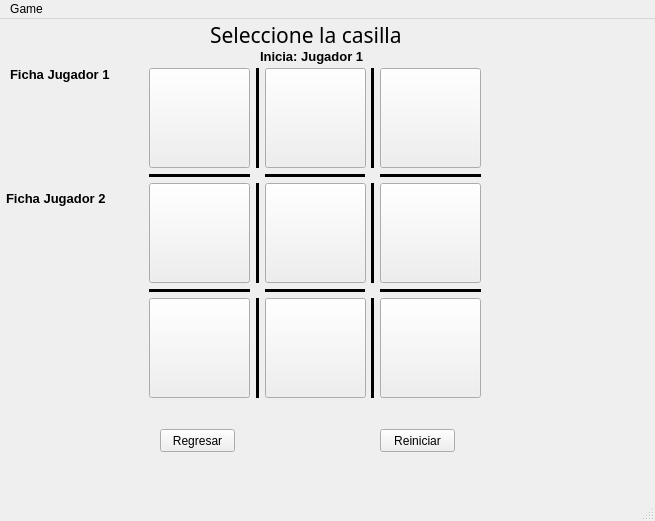
<?xml version="1.0" encoding="UTF-8"?>
<ui version="4.0">
 <class>MainWindow</class>
 <widget class="QMainWindow" name="MainWindow">
  <property name="geometry">
   <rect>
    <x>0</x>
    <y>0</y>
    <width>655</width>
    <height>521</height>
   </rect>
  </property>
  <property name="windowTitle">
   <string>MainWindow</string>
  </property>
  <widget class="QWidget" name="centralwidget">
   <widget class="QFrame" name="gridFrame">
    <property name="geometry">
     <rect>
      <x>140</x>
      <y>40</y>
      <width>350</width>
      <height>350</height>
     </rect>
    </property>
    <layout class="QGridLayout" name="gridLayout">
     <item row="1" column="4">
      <widget class="Line" name="line_e">
       <property name="frameShadow">
        <enum>QFrame::Plain</enum>
       </property>
       <property name="lineWidth">
        <number>8</number>
       </property>
       <property name="orientation">
        <enum>Qt::Horizontal</enum>
       </property>
      </widget>
     </item>
     <item row="3" column="2">
      <widget class="Line" name="line_i">
       <property name="frameShadow">
        <enum>QFrame::Plain</enum>
       </property>
       <property name="lineWidth">
        <number>8</number>
       </property>
       <property name="orientation">
        <enum>Qt::Horizontal</enum>
       </property>
      </widget>
     </item>
     <item row="3" column="4">
      <widget class="Line" name="line_j">
       <property name="frameShadow">
        <enum>QFrame::Plain</enum>
       </property>
       <property name="lineWidth">
        <number>8</number>
       </property>
       <property name="orientation">
        <enum>Qt::Horizontal</enum>
       </property>
      </widget>
     </item>
     <item row="4" column="3">
      <widget class="Line" name="line_l">
       <property name="frameShadow">
        <enum>QFrame::Plain</enum>
       </property>
       <property name="lineWidth">
        <number>8</number>
       </property>
       <property name="orientation">
        <enum>Qt::Vertical</enum>
       </property>
      </widget>
     </item>
     <item row="3" column="0">
      <widget class="Line" name="line_h">
       <property name="frameShadow">
        <enum>QFrame::Plain</enum>
       </property>
       <property name="lineWidth">
        <number>8</number>
       </property>
       <property name="orientation">
        <enum>Qt::Horizontal</enum>
       </property>
      </widget>
     </item>
     <item row="2" column="3">
      <widget class="Line" name="line_g">
       <property name="frameShadow">
        <enum>QFrame::Plain</enum>
       </property>
       <property name="lineWidth">
        <number>8</number>
       </property>
       <property name="orientation">
        <enum>Qt::Vertical</enum>
       </property>
      </widget>
     </item>
     <item row="1" column="2">
      <widget class="Line" name="line_d">
       <property name="frameShadow">
        <enum>QFrame::Plain</enum>
       </property>
       <property name="lineWidth">
        <number>8</number>
       </property>
       <property name="orientation">
        <enum>Qt::Horizontal</enum>
       </property>
      </widget>
     </item>
     <item row="2" column="1">
      <widget class="Line" name="line_f">
       <property name="frameShadow">
        <enum>QFrame::Plain</enum>
       </property>
       <property name="lineWidth">
        <number>8</number>
       </property>
       <property name="orientation">
        <enum>Qt::Vertical</enum>
       </property>
      </widget>
     </item>
     <item row="4" column="1">
      <widget class="Line" name="line_k">
       <property name="frameShadow">
        <enum>QFrame::Plain</enum>
       </property>
       <property name="lineWidth">
        <number>8</number>
       </property>
       <property name="orientation">
        <enum>Qt::Vertical</enum>
       </property>
      </widget>
     </item>
     <item row="0" column="1">
      <widget class="Line" name="line_a">
       <property name="frameShadow">
        <enum>QFrame::Plain</enum>
       </property>
       <property name="lineWidth">
        <number>8</number>
       </property>
       <property name="orientation">
        <enum>Qt::Vertical</enum>
       </property>
      </widget>
     </item>
     <item row="1" column="0">
      <widget class="Line" name="line_c">
       <property name="frameShadow">
        <enum>QFrame::Plain</enum>
       </property>
       <property name="lineWidth">
        <number>8</number>
       </property>
       <property name="orientation">
        <enum>Qt::Horizontal</enum>
       </property>
      </widget>
     </item>
     <item row="0" column="3">
      <widget class="Line" name="line_b">
       <property name="frameShadow">
        <enum>QFrame::Plain</enum>
       </property>
       <property name="lineWidth">
        <number>8</number>
       </property>
       <property name="orientation">
        <enum>Qt::Vertical</enum>
       </property>
      </widget>
     </item>
     <item row="4" column="4">
      <widget class="QPushButton" name="button_22">
       <property name="minimumSize">
        <size>
         <width>101</width>
         <height>100</height>
        </size>
       </property>
       <property name="cursor">
        <cursorShape>PointingHandCursor</cursorShape>
       </property>
       <property name="text">
        <string/>
       </property>
       <property name="iconSize">
        <size>
         <width>64</width>
         <height>64</height>
        </size>
       </property>
      </widget>
     </item>
     <item row="4" column="2">
      <widget class="QPushButton" name="button_21">
       <property name="minimumSize">
        <size>
         <width>101</width>
         <height>100</height>
        </size>
       </property>
       <property name="cursor">
        <cursorShape>PointingHandCursor</cursorShape>
       </property>
       <property name="text">
        <string/>
       </property>
       <property name="iconSize">
        <size>
         <width>64</width>
         <height>64</height>
        </size>
       </property>
      </widget>
     </item>
     <item row="4" column="0">
      <widget class="QPushButton" name="button_20">
       <property name="minimumSize">
        <size>
         <width>101</width>
         <height>100</height>
        </size>
       </property>
       <property name="cursor">
        <cursorShape>PointingHandCursor</cursorShape>
       </property>
       <property name="text">
        <string/>
       </property>
       <property name="iconSize">
        <size>
         <width>64</width>
         <height>64</height>
        </size>
       </property>
      </widget>
     </item>
     <item row="2" column="4">
      <widget class="QPushButton" name="button_12">
       <property name="minimumSize">
        <size>
         <width>101</width>
         <height>100</height>
        </size>
       </property>
       <property name="cursor">
        <cursorShape>PointingHandCursor</cursorShape>
       </property>
       <property name="text">
        <string/>
       </property>
       <property name="iconSize">
        <size>
         <width>64</width>
         <height>64</height>
        </size>
       </property>
      </widget>
     </item>
     <item row="2" column="2">
      <widget class="QPushButton" name="button_11">
       <property name="minimumSize">
        <size>
         <width>101</width>
         <height>100</height>
        </size>
       </property>
       <property name="cursor">
        <cursorShape>PointingHandCursor</cursorShape>
       </property>
       <property name="text">
        <string/>
       </property>
       <property name="iconSize">
        <size>
         <width>64</width>
         <height>64</height>
        </size>
       </property>
      </widget>
     </item>
     <item row="2" column="0">
      <widget class="QPushButton" name="button_10">
       <property name="minimumSize">
        <size>
         <width>101</width>
         <height>100</height>
        </size>
       </property>
       <property name="cursor">
        <cursorShape>PointingHandCursor</cursorShape>
       </property>
       <property name="text">
        <string/>
       </property>
       <property name="iconSize">
        <size>
         <width>64</width>
         <height>64</height>
        </size>
       </property>
      </widget>
     </item>
     <item row="0" column="4">
      <widget class="QPushButton" name="button_02">
       <property name="minimumSize">
        <size>
         <width>101</width>
         <height>100</height>
        </size>
       </property>
       <property name="cursor">
        <cursorShape>PointingHandCursor</cursorShape>
       </property>
       <property name="text">
        <string/>
       </property>
       <property name="iconSize">
        <size>
         <width>64</width>
         <height>64</height>
        </size>
       </property>
      </widget>
     </item>
     <item row="0" column="2">
      <widget class="QPushButton" name="button_01">
       <property name="minimumSize">
        <size>
         <width>101</width>
         <height>100</height>
        </size>
       </property>
       <property name="cursor">
        <cursorShape>PointingHandCursor</cursorShape>
       </property>
       <property name="text">
        <string/>
       </property>
       <property name="iconSize">
        <size>
         <width>64</width>
         <height>64</height>
        </size>
       </property>
      </widget>
     </item>
     <item row="0" column="0">
      <widget class="QPushButton" name="button_00">
       <property name="minimumSize">
        <size>
         <width>101</width>
         <height>100</height>
        </size>
       </property>
       <property name="cursor">
        <cursorShape>PointingHandCursor</cursorShape>
       </property>
       <property name="mouseTracking">
        <bool>false</bool>
       </property>
       <property name="text">
        <string/>
       </property>
       <property name="iconSize">
        <size>
         <width>64</width>
         <height>64</height>
        </size>
       </property>
      </widget>
     </item>
    </layout>
    <zorder>line_e</zorder>
    <zorder>line_d</zorder>
    <zorder>line_c</zorder>
    <zorder>line_j</zorder>
    <zorder>line_i</zorder>
    <zorder>line_h</zorder>
    <zorder>line_l</zorder>
    <zorder>line_g</zorder>
    <zorder>line_f</zorder>
    <zorder>line_k</zorder>
    <zorder>line_b</zorder>
    <zorder>line_a</zorder>
    <zorder>button_22</zorder>
    <zorder>button_21</zorder>
    <zorder>button_20</zorder>
    <zorder>button_12</zorder>
    <zorder>button_11</zorder>
    <zorder>button_10</zorder>
    <zorder>button_02</zorder>
    <zorder>button_01</zorder>
    <zorder>button_00</zorder>
   </widget>
   <widget class="QLabel" name="background">
    <property name="geometry">
     <rect>
      <x>0</x>
      <y>0</y>
      <width>661</width>
      <height>480</height>
     </rect>
    </property>
    <property name="font">
     <font>
      <pointsize>12</pointsize>
      <weight>75</weight>
      <bold>true</bold>
     </font>
    </property>
    <property name="text">
     <string/>
    </property>
    <property name="pixmap">
     <pixmap>water.png</pixmap>
    </property>
    <property name="margin">
     <number>0</number>
    </property>
   </widget>
   <widget class="QLabel" name="titulo">
    <property name="geometry">
     <rect>
      <x>210</x>
      <y>6</y>
      <width>231</width>
      <height>20</height>
     </rect>
    </property>
    <property name="font">
     <font>
      <family>Segoe Script</family>
      <pointsize>16</pointsize>
      <underline>true</underline>
     </font>
    </property>
    <property name="text">
     <string>Seleccione la casilla</string>
    </property>
   </widget>
   <widget class="QLabel" name="mensaje">
    <property name="geometry">
     <rect>
      <x>240</x>
      <y>380</y>
      <width>171</width>
      <height>20</height>
     </rect>
    </property>
    <property name="font">
     <font>
      <pointsize>12</pointsize>
      <weight>75</weight>
      <bold>true</bold>
     </font>
    </property>
    <property name="focusPolicy">
     <enum>Qt::NoFocus</enum>
    </property>
    <property name="text">
     <string>&lt;html&gt;&lt;head/&gt;&lt;body&gt;&lt;p&gt;&lt;br/&gt;&lt;/p&gt;&lt;/body&gt;&lt;/html&gt;</string>
    </property>
    <property name="textFormat">
     <enum>Qt::RichText</enum>
    </property>
    <property name="alignment">
     <set>Qt::AlignCenter</set>
    </property>
   </widget>
   <widget class="QLabel" name="jugador1">
    <property name="geometry">
     <rect>
      <x>10</x>
      <y>40</y>
      <width>101</width>
      <height>31</height>
     </rect>
    </property>
    <property name="text">
     <string>&lt;html&gt;&lt;head/&gt;&lt;body&gt;&lt;p&gt;&lt;span style=&quot; font-size:10pt; font-weight:600;&quot;&gt;Ficha Jugador 1&lt;/span&gt;&lt;/p&gt;&lt;/body&gt;&lt;/html&gt;</string>
    </property>
    <property name="textFormat">
     <enum>Qt::RichText</enum>
    </property>
   </widget>
   <widget class="QLabel" name="x_image">
    <property name="geometry">
     <rect>
      <x>30</x>
      <y>80</y>
      <width>64</width>
      <height>64</height>
     </rect>
    </property>
    <property name="minimumSize">
     <size>
      <width>64</width>
      <height>64</height>
     </size>
    </property>
    <property name="maximumSize">
     <size>
      <width>16777212</width>
      <height>16777215</height>
     </size>
    </property>
    <property name="text">
     <string/>
    </property>
    <property name="pixmap">
     <pixmap>x.png</pixmap>
    </property>
   </widget>
   <widget class="QLabel" name="jugador2">
    <property name="geometry">
     <rect>
      <x>6</x>
      <y>170</y>
      <width>121</width>
      <height>20</height>
     </rect>
    </property>
    <property name="text">
     <string>&lt;html&gt;&lt;head/&gt;&lt;body&gt;&lt;p&gt;&lt;span style=&quot; font-size:10pt; font-weight:600;&quot;&gt;Ficha Jugador 2&lt;/span&gt;&lt;/p&gt;&lt;/body&gt;&lt;/html&gt;</string>
    </property>
    <property name="textFormat">
     <enum>Qt::RichText</enum>
    </property>
   </widget>
   <widget class="QLabel" name="o_image">
    <property name="geometry">
     <rect>
      <x>10</x>
      <y>210</y>
      <width>81</width>
      <height>71</height>
     </rect>
    </property>
    <property name="minimumSize">
     <size>
      <width>64</width>
      <height>64</height>
     </size>
    </property>
    <property name="text">
     <string/>
    </property>
    <property name="pixmap">
     <pixmap>o.png</pixmap>
    </property>
   </widget>
   <widget class="QLabel" name="label">
    <property name="geometry">
     <rect>
      <x>260</x>
      <y>30</y>
      <width>111</width>
      <height>16</height>
     </rect>
    </property>
    <property name="text">
     <string>&lt;html&gt;&lt;head/&gt;&lt;body&gt;&lt;p&gt;&lt;span style=&quot; font-size:10pt; font-weight:600;&quot;&gt; Inicia: Jugador 1 &lt;/span&gt;&lt;/p&gt;&lt;/body&gt;&lt;/html&gt;</string>
    </property>
    <property name="textFormat">
     <enum>Qt::RichText</enum>
    </property>
   </widget>
   <widget class="QPushButton" name="regresarJ_J">
    <property name="geometry">
     <rect>
      <x>160</x>
      <y>410</y>
      <width>75</width>
      <height>23</height>
     </rect>
    </property>
    <property name="text">
     <string>Regresar</string>
    </property>
   </widget>
   <widget class="QPushButton" name="reinicioButton">
    <property name="geometry">
     <rect>
      <x>380</x>
      <y>410</y>
      <width>75</width>
      <height>23</height>
     </rect>
    </property>
    <property name="text">
     <string>Reiniciar</string>
    </property>
   </widget>
   <zorder>background</zorder>
   <zorder>gridFrame</zorder>
   <zorder>titulo</zorder>
   <zorder>mensaje</zorder>
   <zorder>jugador1</zorder>
   <zorder>x_image</zorder>
   <zorder>jugador2</zorder>
   <zorder>o_image</zorder>
   <zorder>label</zorder>
   <zorder>regresarJ_J</zorder>
   <zorder>reinicioButton</zorder>
  </widget>
  <widget class="QStatusBar" name="statusbar"/>
  <widget class="QMenuBar" name="menubar">
   <property name="geometry">
    <rect>
     <x>0</x>
     <y>0</y>
     <width>655</width>
     <height>21</height>
    </rect>
   </property>
   <widget class="QMenu" name="menuGame">
    <property name="title">
     <string>Game</string>
    </property>
   </widget>
   <addaction name="menuGame"/>
  </widget>
 </widget>
 <resources/>
 <connections/>
</ui>
